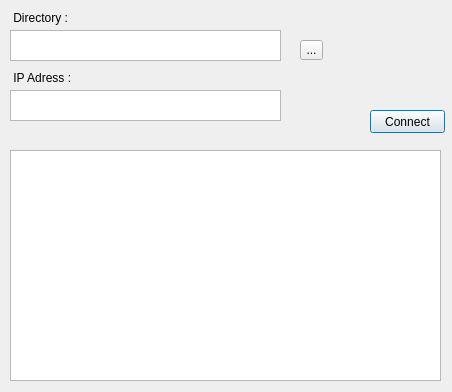
<?xml version="1.0" encoding="UTF-8"?>
<ui version="4.0">
 <class>Dialog</class>
 <widget class="QDialog" name="Dialog">
  <property name="enabled">
   <bool>true</bool>
  </property>
  <property name="geometry">
   <rect>
    <x>0</x>
    <y>0</y>
    <width>452</width>
    <height>392</height>
   </rect>
  </property>
  <property name="windowTitle">
   <string>Dialog</string>
  </property>
  <widget class="QTextEdit" name="textEdit">
   <property name="geometry">
    <rect>
     <x>10</x>
     <y>90</y>
     <width>271</width>
     <height>31</height>
    </rect>
   </property>
   <property name="html">
    <string>&lt;!DOCTYPE HTML PUBLIC &quot;-//W3C//DTD HTML 4.0//EN&quot; &quot;http://www.w3.org/TR/REC-html40/strict.dtd&quot;&gt;
&lt;html&gt;&lt;head&gt;&lt;meta name=&quot;qrichtext&quot; content=&quot;1&quot; /&gt;&lt;style type=&quot;text/css&quot;&gt;
p, li { white-space: pre-wrap; }
&lt;/style&gt;&lt;/head&gt;&lt;body style=&quot; font-family:'MS Shell Dlg 2'; font-size:8pt; font-weight:400; font-style:normal;&quot;&gt;
&lt;p style=&quot;-qt-paragraph-type:empty; margin-top:0px; margin-bottom:0px; margin-left:0px; margin-right:0px; -qt-block-indent:0; text-indent:0px;&quot;&gt;&lt;br /&gt;&lt;/p&gt;&lt;/body&gt;&lt;/html&gt;</string>
   </property>
  </widget>
  <widget class="QTextEdit" name="textEdit_2">
   <property name="geometry">
    <rect>
     <x>10</x>
     <y>30</y>
     <width>271</width>
     <height>31</height>
    </rect>
   </property>
   <property name="html">
    <string>&lt;!DOCTYPE HTML PUBLIC &quot;-//W3C//DTD HTML 4.0//EN&quot; &quot;http://www.w3.org/TR/REC-html40/strict.dtd&quot;&gt;
&lt;html&gt;&lt;head&gt;&lt;meta name=&quot;qrichtext&quot; content=&quot;1&quot; /&gt;&lt;style type=&quot;text/css&quot;&gt;
p, li { white-space: pre-wrap; }
&lt;/style&gt;&lt;/head&gt;&lt;body style=&quot; font-family:'MS Shell Dlg 2'; font-size:8pt; font-weight:400; font-style:normal;&quot;&gt;
&lt;p style=&quot;-qt-paragraph-type:empty; margin-top:0px; margin-bottom:0px; margin-left:0px; margin-right:0px; -qt-block-indent:0; text-indent:0px;&quot;&gt;&lt;br /&gt;&lt;/p&gt;&lt;/body&gt;&lt;/html&gt;</string>
   </property>
  </widget>
  <widget class="QToolButton" name="toolButton">
   <property name="geometry">
    <rect>
     <x>300</x>
     <y>40</y>
     <width>23</width>
     <height>20</height>
    </rect>
   </property>
   <property name="text">
    <string>...</string>
   </property>
  </widget>
  <widget class="QLabel" name="label">
   <property name="geometry">
    <rect>
     <x>10</x>
     <y>10</y>
     <width>101</width>
     <height>16</height>
    </rect>
   </property>
   <property name="text">
    <string> Directory :</string>
   </property>
  </widget>
  <widget class="QLabel" name="label_2">
   <property name="geometry">
    <rect>
     <x>10</x>
     <y>70</y>
     <width>111</width>
     <height>16</height>
    </rect>
   </property>
   <property name="text">
    <string> IP Adress :</string>
   </property>
  </widget>
  <widget class="QPushButton" name="pushButton">
   <property name="geometry">
    <rect>
     <x>370</x>
     <y>110</y>
     <width>75</width>
     <height>23</height>
    </rect>
   </property>
   <property name="text">
    <string>Connect</string>
   </property>
  </widget>
  <widget class="QTextEdit" name="textEdit_3">
   <property name="geometry">
    <rect>
     <x>10</x>
     <y>150</y>
     <width>431</width>
     <height>231</height>
    </rect>
   </property>
  </widget>
 </widget>
 <resources/>
 <connections/>
</ui>
